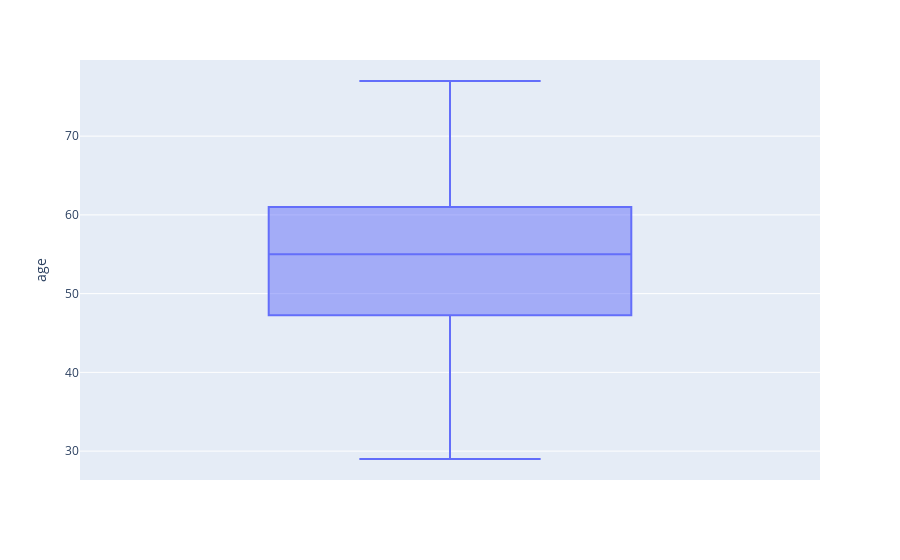
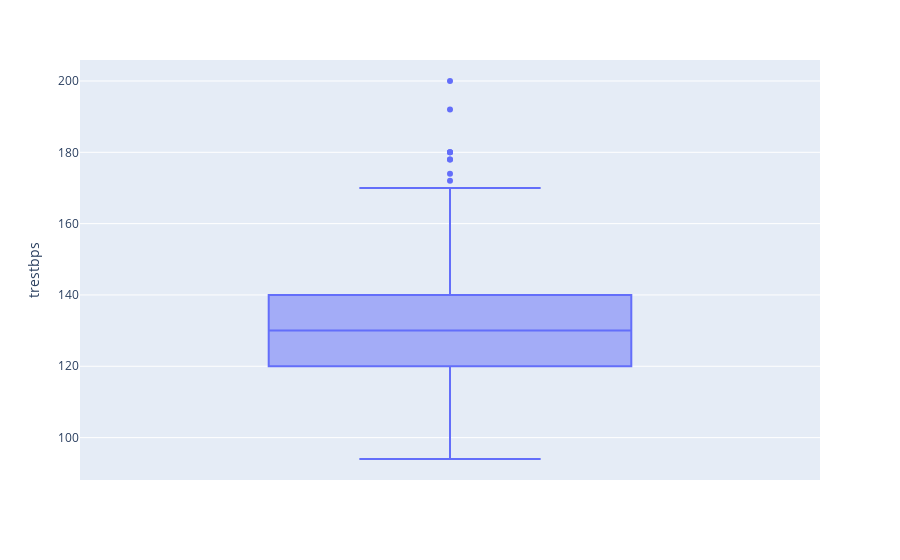
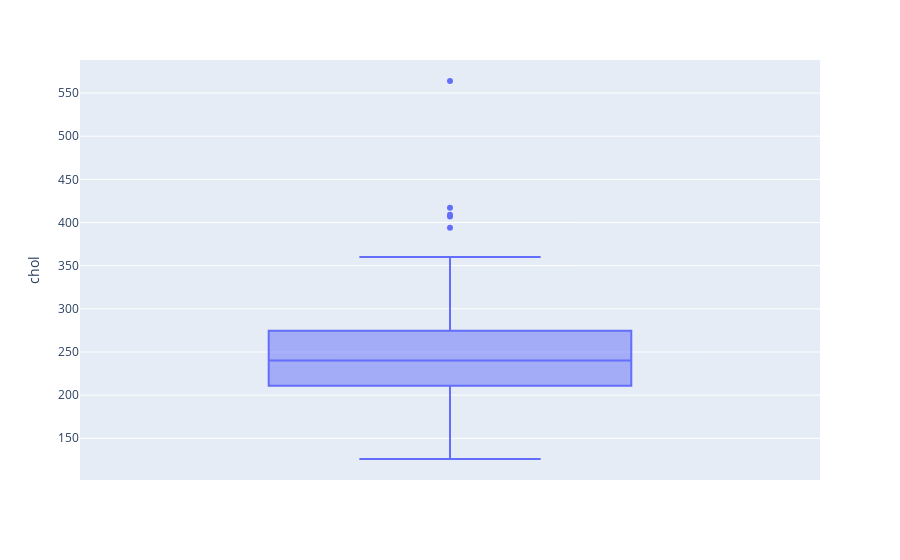
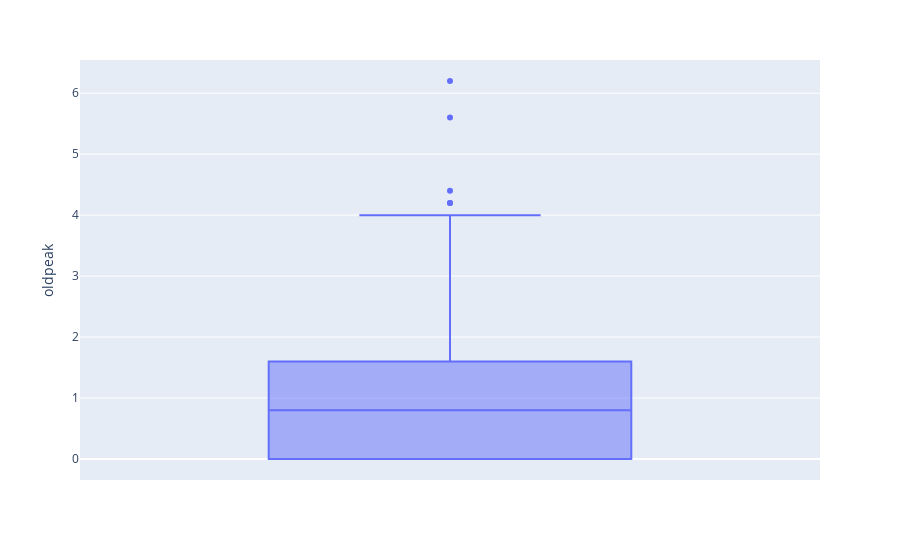

Notebook code cell kept with these figures, in order:
### Markdown cell above
<span style="color: pale; font-size: 350%; font-weight: bold;"> Step : 4 Handling Outlier</span>

### Code cell
# make box plots of all the numeric columns using for loop and plotly
fig = px.box(data_frame=df, y='age')
fig.show()

fig = px.box(data_frame=df, y='trestbps')
fig.show()

fig = px.box(data_frame=df, y='chol')
fig.show()

fig = px.box(data_frame=df, y='oldpeak')
fig.show()

### Figure 1 — Plotly figure (JSON) as saved in the notebook; plotly's stock layout.template omitted (floating-point values rounded to 4 significant figures; data arrays with more than 128 entries replaced by an {"elided": "..."} marker saying what was removed)
{"data": [{"alignmentgroup": "True", "hovertemplate": "age=%{y}<extra></extra>", "legendgroup": "", "marker": {"color": "#636efa"}, "name": "", "notched": false, "offsetgroup": "", "orientation": "v", "showlegend": false, "type": "box", "x0": " ", "xaxis": "x", "y": {"elided": "303 int values"}, "y0": " ", "yaxis": "y"}], "layout": {"boxmode": "group", "legend": {"tracegroupgap": 0}, "margin": {"t": 60}, "xaxis": {"anchor": "y", "domain": [0, 1]}, "yaxis": {"anchor": "x", "domain": [0, 1], "title": {"text": "age"}}}}

### Figure 2 — Plotly figure (JSON) as saved in the notebook; plotly's stock layout.template omitted (floating-point values rounded to 4 significant figures; data arrays with more than 128 entries replaced by an {"elided": "..."} marker saying what was removed)
{"data": [{"alignmentgroup": "True", "hovertemplate": "trestbps=%{y}<extra></extra>", "legendgroup": "", "marker": {"color": "#636efa"}, "name": "", "notched": false, "offsetgroup": "", "orientation": "v", "showlegend": false, "type": "box", "x0": " ", "xaxis": "x", "y": {"elided": "303 int values"}, "y0": " ", "yaxis": "y"}], "layout": {"boxmode": "group", "legend": {"tracegroupgap": 0}, "margin": {"t": 60}, "xaxis": {"anchor": "y", "domain": [0, 1]}, "yaxis": {"anchor": "x", "domain": [0, 1], "title": {"text": "trestbps"}}}}

### Figure 3 — Plotly figure (JSON) as saved in the notebook; plotly's stock layout.template omitted (floating-point values rounded to 4 significant figures; data arrays with more than 128 entries replaced by an {"elided": "..."} marker saying what was removed)
{"data": [{"alignmentgroup": "True", "hovertemplate": "chol=%{y}<extra></extra>", "legendgroup": "", "marker": {"color": "#636efa"}, "name": "", "notched": false, "offsetgroup": "", "orientation": "v", "showlegend": false, "type": "box", "x0": " ", "xaxis": "x", "y": {"elided": "303 int values"}, "y0": " ", "yaxis": "y"}], "layout": {"boxmode": "group", "legend": {"tracegroupgap": 0}, "margin": {"t": 60}, "xaxis": {"anchor": "y", "domain": [0, 1]}, "yaxis": {"anchor": "x", "domain": [0, 1], "title": {"text": "chol"}}}}

### Figure 4 — Plotly figure (JSON) as saved in the notebook; plotly's stock layout.template omitted (floating-point values rounded to 4 significant figures; data arrays with more than 128 entries replaced by an {"elided": "..."} marker saying what was removed)
{"data": [{"alignmentgroup": "True", "hovertemplate": "oldpeak=%{y}<extra></extra>", "legendgroup": "", "marker": {"color": "#636efa"}, "name": "", "notched": false, "offsetgroup": "", "orientation": "v", "showlegend": false, "type": "box", "x0": " ", "xaxis": "x", "y": {"elided": "303 float values"}, "y0": " ", "yaxis": "y"}], "layout": {"boxmode": "group", "legend": {"tracegroupgap": 0}, "margin": {"t": 60}, "xaxis": {"anchor": "y", "domain": [0, 1]}, "yaxis": {"anchor": "x", "domain": [0, 1], "title": {"text": "oldpeak"}}}}
